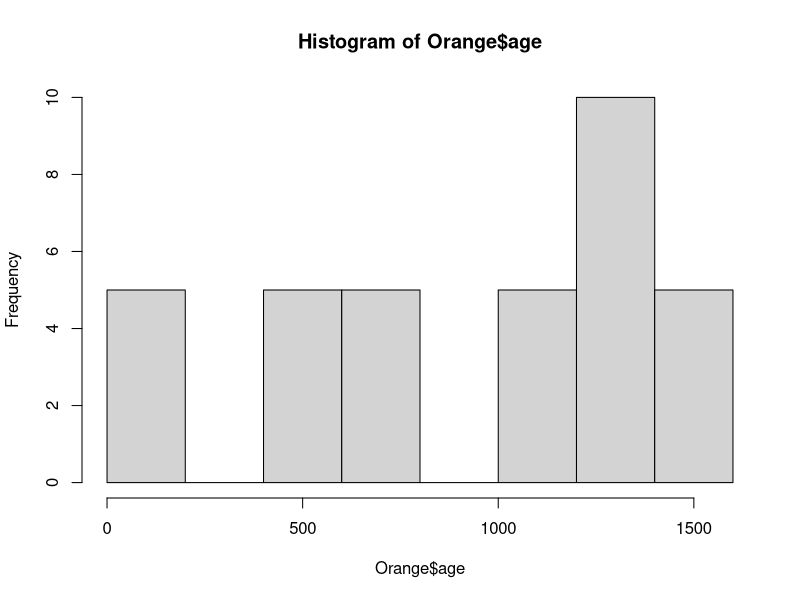

This chart was generated by the following R code:
## ---- chunk 1

# visualicemos el set de datos disponible en R para su uso libre:
data()

# Activamos la libreria:
library(dplyr)

# Observamos el set de datos disponible en R:
data()


datos <- Orange

hist(Orange$age)

names(datos)

#Cambiamos el nombre del campo "Tree" por "arboles":
datos1 <- rename(Orange, arboles = Tree)

names(datos1)
